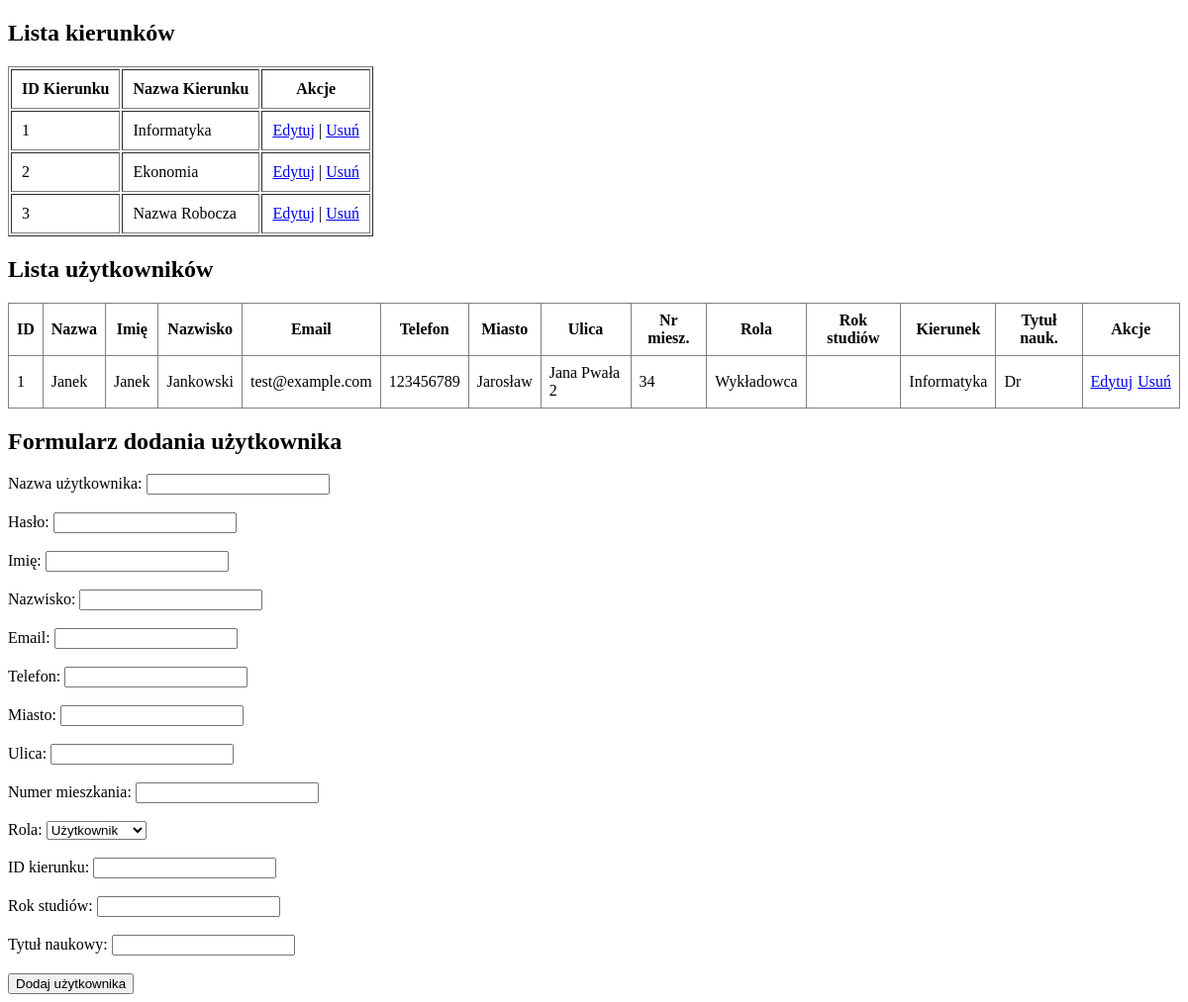
The app's page /admin.php, older data.
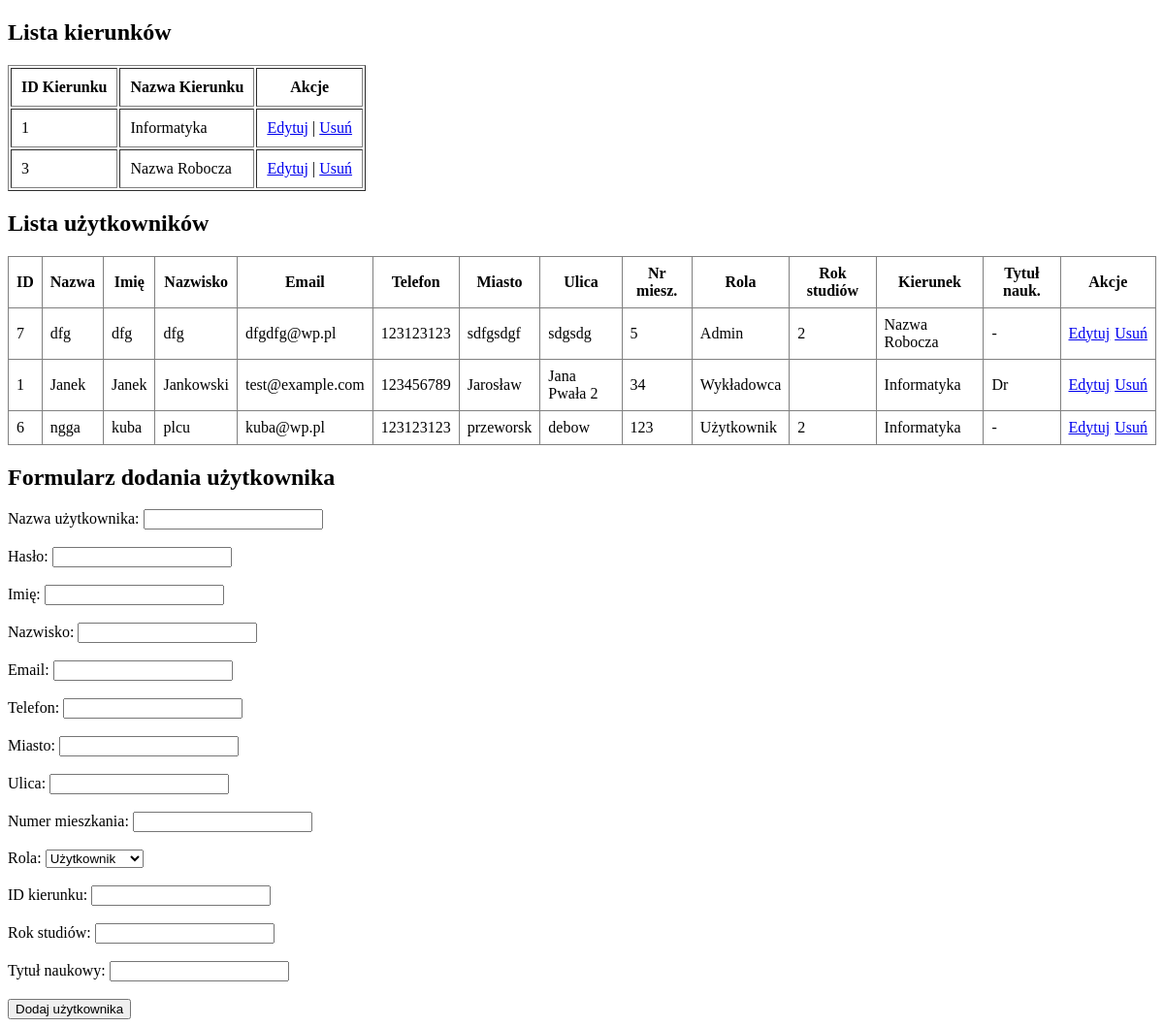
The same page, newer data.
### tables this page shows
CREATE TABLE `kierunki` (
  `id_kierunku` int(11) NOT NULL,
  `nazwa_kierunku` varchar(50) NOT NULL
);

CREATE TABLE `users` (
  `user_ID` int(11) NOT NULL,
  `Nazwa` varchar(25) NOT NULL,
  `Haslo` varchar(25) NOT NULL,
  `Imie` varchar(255) NOT NULL,
  `Nazwisko` varchar(255) NOT NULL,
  `Email` varchar(50) NOT NULL,
  `Telefon` int(10) NOT NULL,
  `Miasto` varchar(50) NOT NULL,
  `Ulice` varchar(50) NOT NULL,
  `Numer_mieszkania` int(11) NOT NULL,
  `Rola` char(1) NOT NULL DEFAULT 'U',
  `rok_studiow` int(11) DEFAULT NULL,
  `id_kierunku` int(11) NOT NULL,
  `tytul_naukowy` varchar(255) DEFAULT NULL
);

### admin.php (the view, shortened to what the changed rows need)
<!DOCTYPE html>
<html lang="pl">
<head>
</head>
<body>
    <?php
        include 'pma.php';
        $sql = "SELECT id_kierunku, nazwa_kierunku FROM kierunki";
        $result = $conn->query($sql);
        echo "<h2>Lista kierunków</h2>";
        if ($result->num_rows > 0) {
            echo "<table border='1' cellpadding='10'>";
            echo "<tr><th>ID Kierunku</th><th>Nazwa Kierunku</th><th>Akcje</th></tr>";
            while ($row = $result->fetch_assoc()) {
                echo "<tr>";
                if (isset($_GET['edit_id']) && $_GET['edit_id'] == $row['id_kierunku']) {
                    echo "<form method='post' action=''>";
                    echo "<td>" . htmlspecialchars($row['id_kierunku']) . "</td>";
                    echo "<td><input type='text' name='nazwa_kierunku' value='" . htmlspecialchars($row['nazwa_kierunku']) . "'></td>";
                    echo "<td>";
                    echo "<input type='hidden' name='update_id' value='" . $row['id_kierunku'] . "'>";
                    echo "<button type='submit'>Zapisz</button> ";
                    echo "<a href='" . strtok($_SERVER['REQUEST_URI'], '?') . "'>Anuluj</a>";
                    echo "</td>";
                    echo "</form>";
                } else {
                    echo "<td>" . htmlspecialchars($row['id_kierunku']) . "</td>";
                    echo "<td>" . htmlspecialchars($row['nazwa_kierunku']) . "</td>";
                    echo "<td>";
                    echo "<a href='?edit_id=" . $row['id_kierunku'] . "'>Edytuj</a> | ";
                    echo "<a href='?delete_id=" . $row['id_kierunku'] . "' onclick=\"return confirm('Czy na pewno chcesz usunąć ten rekord?')\">Usuń</a>";
                    echo "</td>";
                }
                echo "</tr>";
            }
            echo "</table>";
        } else {
            echo "Brak kierunków do wyświetlenia.";
        }
    ?>
<?php
include 'pma.php';
$sql = "SELECT
    u.user_ID, u.Nazwa, u.Imie, u.Nazwisko, u.Email, u.Telefon,
    u.Miasto, u.Ulice, u.Numer_mieszkania, u.Rola,
    u.rok_studiow, u.id_kierunku, k.nazwa_kierunku, u.tytul_naukowy
    FROM users u
    LEFT JOIN kierunki k ON u.id_kierunku = k.id_kierunku
    ORDER BY u.Nazwisko, u.Imie";
$result = $conn->query($sql);
echo "<h2>Lista użytkowników</h2>";
if ($result->num_rows > 0) {
    echo "<table border='1' cellpadding='8' style='width:100%; border-collapse:collapse;'>";
    echo "<thead><tr>
        <th>ID</th>
        <th>Nazwa</th>
        <th>Imię</th>
        <th>Nazwisko</th>
        <th>Email</th>
        <th>Telefon</th>
        <th>Miasto</th>
        <th>Ulica</th>
        <th>Nr miesz.</th>
        <th>Rola</th>
        <th>Rok studiów</th>
        <th>Kierunek</th>
        <th>Tytuł nauk.</th>
        <th>Akcje</th>
    </tr></thead><tbody>";
    while ($row = $result->fetch_assoc()) {
        if (isset($_GET['edit_id']) && $_GET['edit_id'] == $row['user_ID']) {
            echo "<form method='post' action=''>";
            echo "<tr>";
            echo "<td>" . $row['user_ID'] . "</td>";
            echo "<td><input type='text' name='Nazwa' value='" . htmlspecialchars($row['Nazwa']) . "'></td>";
            echo "<td><input type='text' name='Imie' value='" . htmlspecialchars($row['Imie']) . "'></td>";
            echo "<td><input type='text' name='Nazwisko' value='" . htmlspecialchars($row['Nazwisko']) . "'></td>";
            echo "<td><input type='text' name='Email' value='" . htmlspecialchars($row['Email']) . "'></td>";
            echo "<td><input type='text' name='Telefon' value='" . htmlspecialchars($row['Telefon']) . "'></td>";
            echo "<td><input type='text' name='Miasto' value='" . htmlspecialchars($row['Miasto']) . "'></td>";
            echo "<td><input type='text' name='Ulice' value='" . htmlspecialchars($row['Ulice']) . "'></td>";
            echo "<td><input type='text' name='Numer_mieszkania' value='" . htmlspecialchars($row['Numer_mieszkania']) . "'></td>";
            echo "<td><select name='Rola'>";
            $roles = ['U' => 'Użytkownik', 'A' => 'Admin', 'W' => 'Wykładowca', 'S' => 'Student'];
            foreach ($roles as $value => $label) {
                $selected = ($value == $row['Rola']) ? 'selected' : '';
                echo "<option value='$value' $selected>$label</option>";
            }
            echo "</select></td>";
            echo "<td><input type='number' name='rok_studiow' value='" . htmlspecialchars($row['rok_studiow']) . "' min='1' max='5'></td>";
            echo "<td>";
            $kierunki_sql = "SELECT id_kierunku, nazwa_kierunku FROM kierunki";
            $kierunki_result = $conn->query($kierunki_sql);
            echo "<select name='id_kierunku'>";
            while ($kierunek = $kierunki_result->fetch_assoc()) {
                $selected = ($kierunek['id_kierunku'] == $row['id_kierunku']) ? 'selected' : '';
                echo "<option value='" . $kierunek['id_kierunku'] . "' $selected>" . htmlspecialchars($kierunek['nazwa_kierunku']) . "</option>";
            }
            echo "</select></td>";
            echo "<td><input type='text' name='tytul_naukowy' value='" . htmlspecialchars($row['tytul_naukowy']) . "'></td>";
            echo "<td>";
            echo "<input type='hidden' name='update_id' value='" . $row['user_ID'] . "'>";
            echo "<button type='submit' style='padding:5px;'>Zapisz</button> ";
            echo "<a href='" . strtok($_SERVER['REQUEST_URI'], '?') . "' style='padding:5px;'>Anuluj</a>";
            echo "</td>";
            echo "</tr>";
            echo "</form>";
        } else {
            echo "<tr>";
            echo "<td>" . $row['user_ID'] . "</td>";
            echo "<td>" . htmlspecialchars($row['Nazwa']) . "</td>";
            echo "<td>" . htmlspecialchars($row['Imie']) . "</td>";
            echo "<td>" . htmlspecialchars($row['Nazwisko']) . "</td>";
            echo "<td>" . htmlspecialchars($row['Email']) . "</td>";
            echo "<td>" . htmlspecialchars($row['Telefon']) . "</td>";
            echo "<td>" . htmlspecialchars($row['Miasto']) . "</td>";
            echo "<td>" . htmlspecialchars($row['Ulice']) . "</td>";
            echo "<td>" . htmlspecialchars($row['Numer_mieszkania']) . "</td>";
            $role_names = ['U' => 'Użytkownik', 'A' => 'Admin', 'W' => 'Wykładowca', 'S' => 'Student'];
            $role_display = $role_names[$row['Rola']] ?? $row['Rola'];
            echo "<td>" . htmlspecialchars($role_display) . "</td>";
            echo "<td>" . htmlspecialchars($row['rok_studiow']) . "</td>";
            echo "<td>" . htmlspecialchars($row['nazwa_kierunku']) . "</td>";
            echo "<td>" . htmlspecialchars($row['tytul_naukowy']) . "</td>";
            echo "<td>";
            echo "<a href='?edit_id=" . $row['user_ID'] . "' style='margin-right:5px;'>Edytuj</a>";
            echo "<a href='?delete_id=" . $row['user_ID'] . "' onclick=\"return confirm('Czy na pewno chcesz usunąć tego użytkownika?')\">Usuń</a>";
            echo "</td>";
            echo "</tr>";
        }
    }
    echo "</tbody></table>";
} else {
    echo "<p>Brak użytkowników w bazie danych.</p>";
}
?>
<h2>Formularz dodania użytkownika</h2>
</body>
</html>

Row changes from the older to the newer data that the page shows:
removed kierunki: id_kierunku "2", nazwa_kierunku "Ekonomia"
added users: user_ID "7", Nazwa "dfg", Imie "dfg", Nazwisko "dfg", Email "dfgdfg@wp.pl", Telefon "123123123", Miasto "sdfgsdgf", Ulice "sdgsdg", Numer_mieszkania "5", Rola "Admin", rok_studiow "2", id_kierunku.nazwa_kierunku "Nazwa Robocza", tytul_naukowy "-"
added users: user_ID "6", Nazwa "ngga", Imie "kuba", Nazwisko "plcu", Email "kuba@wp.pl", Telefon "123123123", Miasto "przeworsk", Ulice "debow", Numer_mieszkania "123", Rola "Użytkownik", rok_studiow "2", id_kierunku.nazwa_kierunku "Informatyka", tytul_naukowy "-"
